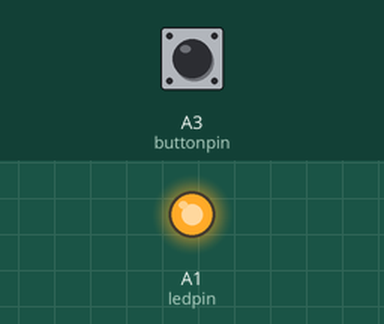
This sketch was run on a simulated Arduino Uno, built with avr-gcc and run on an emulated ATmega328P. On the bench: output pins drawn as LEDs (lit = HIGH). The test bench sets the inputs (shaded band); at power-on: A3 (buttonpin) HIGH.

Above: at 0.1 s.
Timing chart, 0 to 1.6 s (numbered marks = the images above):
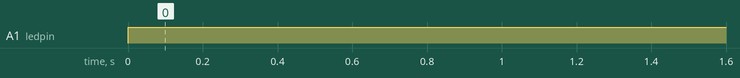

Measured:
- by itself, A1 (ledpin): LOW → HIGH at 0.00 s

The sketch:

master.ino
```cpp
#define ledpin A1
#define buttonpin A3


void setup(){
  pinMode(ledpin, OUTPUT);
  pinMode(buttonpin,INPUT_PULLUP);


  Serial.begin(9600);

}


void loop(){
  char zar=digitalRead(buttonpin);
  if (zar==1)
  digitalWrite(ledpin,HIGH);


}
```
